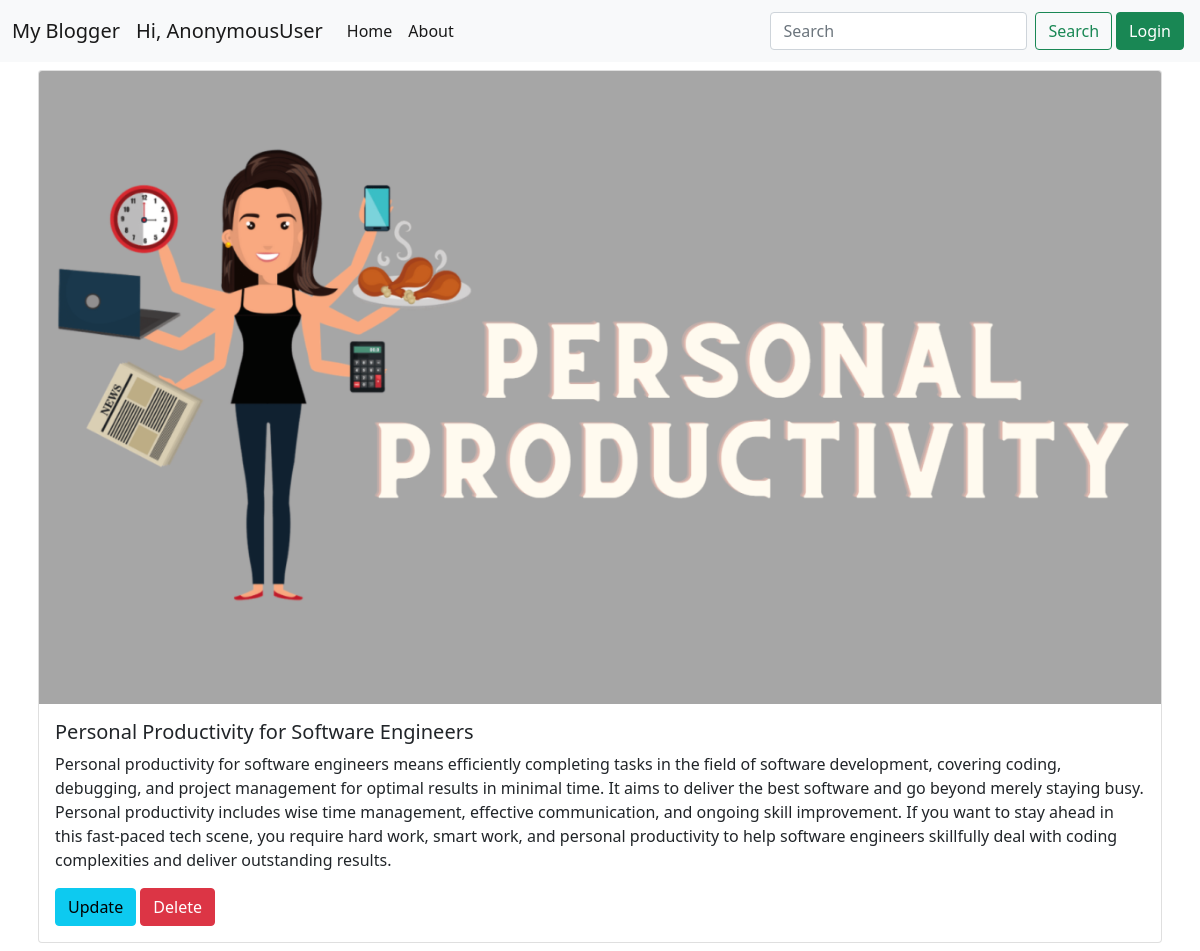
Screenshot of /view-blog/6 with the database file from the repository.
### blog/models.py (models this page shows)
class BlogApp(models.Model):
    user = models.ForeignKey(User, on_delete = models.SET_NULL, null = True, blank = True)
    title = models.CharField(max_length = 150)
    description = models.TextField()
    image = models.ImageField(upload_to="blog_image/")

### blog/views.py (the view)
# urls.py: path('view-blog/<id>', view_blog, name = "view_blog"),
def view_blog(request, id):
    queryset = BlogApp.objects.get(id = id)
    if request.method == "POST":
        data = request.POST
    context = {'view_blog': queryset}
    return render(request, 'view_blog.html', context)

### blog/templates/view_blog.html
{% extends "base.html" %}
{% block base %}
<div class="container">
  <div class="row">
    <div class="col p-2">
        <div class="card h-100">
          <img src="/media/{{view_blog.image}}" class="card-img-top" alt="...">
          <div class="card-body">
            <h5 class="card-title">{{view_blog.title}}</h5>
            <p class="card-text">{{view_blog.description}}</p>
            <a href="/update-blog/{{view_blog.id}}" class="btn btn-info">Update</a>
            <a href="/delete-blog/{{view_blog.id}}" class="btn btn-danger">Delete</a>
          </div>
        </div>
      </div>
  </div>
</div>
{% endblock %}

### rows the page displays
BlogApp: image (picture), title "Personal Productivity for Software Engineers", description "Personal productivity for software engineers means efficiently completing tasks in the field of software development, covering coding, debugging, and project management for optimal results in minimal time. It aims to deliver the best software and go beyond merely staying busy. Personal productivity includes wise time management, effective communication, and ongoing skill improvement. If you want to stay ahead in this fast-paced tech scene, you require hard work, smart work, and personal productivity to help software engineers skillfully deal with coding complexities and deliver outstanding results."

### other values shown
{{ request.user }} "AnonymousUser"
